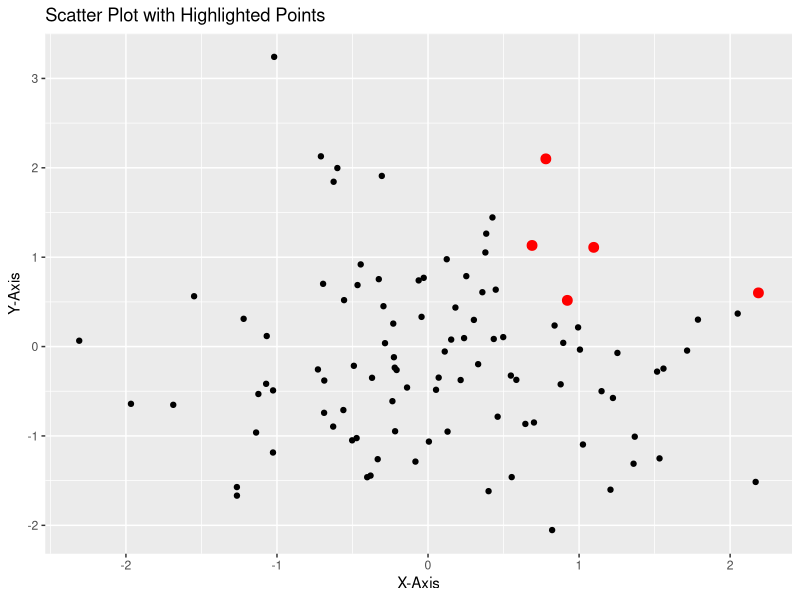

Write the R code that produced this figure.
# main_script_case_4_bug_atq.R
#
# This script demonstrates a bug in an R script designed to create a scatter plot.
# Due to a logical error, the plot does not display correctly.
#
# INPUTS
# ---------
# None (The script generates random data within the script).
#
# OUTPUTS
# ---------
# None
#
# The script performs the following operations:
# 1. Generates random data for two variables.
# 2. Creates a scatter plot of the data.
# 3. Attempts to highlight points above a certain threshold, but fails due to a logical error.
#
# NOTE: This script is designed to illustrate how logical errors can affect data visualization in R.
#
# -----------------------------------------------------------------------------------------
# Ana Teresa Queiroga, 2024
# PhD student @ Department of Clinical Medicine, Center for Music in the Brain
# Aarhus University, Denmark

# Load necessary libraries
library(ggplot2)

# Set seed for reproducibility
set.seed(123)

# Generate random data
data <- data.frame(
  x = rnorm(100),
  y = rnorm(100)
)

# Plot the data
p <- ggplot(data, aes(x = x, y = y)) +
  geom_point() +
  labs(title = "Scatter Plot with Highlighted Points",
       x = "X-Axis",
       y = "Y-Axis")

# Add logical error: Attempt to highlight points where x >= 0.5 or y >= 0.5
highlighted_points <- data[data$x >= 0.5 & data$y > 0.5, ] # Logical error: Incorrect logical operator

# Debugging: Print the highlighted points to verify
print(highlighted_points)

# Check if there are any points to highlight
if (nrow(highlighted_points) > 0) {
  # Add highlighted points to the plot
  p <- p + geom_point(data = highlighted_points, aes(x = x, y = y), color = "red", size = 3)
} else {
  message("No points to highlight.")
}

# Display the plot
print(p)
